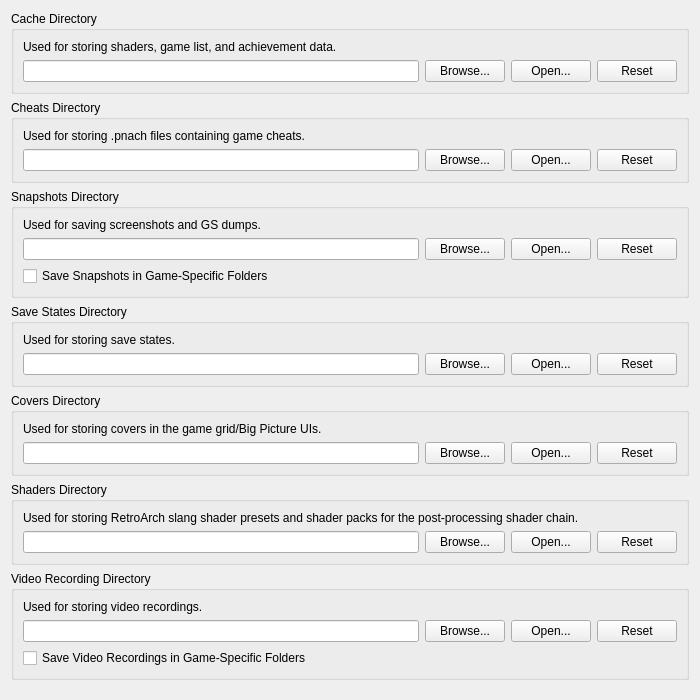
<?xml version="1.0" encoding="UTF-8"?>
<ui version="4.0">
 <class>FolderSettingsWidget</class>
 <widget class="QWidget" name="FolderSettingsWidget">
  <property name="geometry">
   <rect>
    <x>0</x>
    <y>0</y>
    <width>700</width>
    <height>700</height>
   </rect>
  </property>
  <layout class="QVBoxLayout" name="verticalLayout">
   <item>
    <widget class="QGroupBox" name="cacheGroup">
     <property name="title">
      <string>Cache Directory</string>
     </property>
     <layout class="QGridLayout" name="gridLayout_3">
      <item row="1" column="0">
       <widget class="QLineEdit" name="cache"/>
      </item>
      <item row="1" column="1">
       <widget class="QPushButton" name="cacheBrowse">
        <property name="text">
         <string>Browse...</string>
        </property>
       </widget>
      </item>
      <item row="1" column="2">
       <widget class="QPushButton" name="cacheOpen">
        <property name="text">
         <string>Open...</string>
        </property>
       </widget>
      </item>
      <item row="1" column="3">
       <widget class="QPushButton" name="cacheReset">
        <property name="text">
         <string>Reset</string>
        </property>
       </widget>
      </item>
      <item row="0" column="0" colspan="4">
       <widget class="QLabel" name="cacheLabel">
        <property name="text">
         <string>Used for storing shaders, game list, and achievement data.</string>
        </property>
        <property name="textInteractionFlags">
         <set>Qt::TextInteractionFlag::TextBrowserInteraction</set>
        </property>
        <property name="buddy">
         <cstring>cache</cstring>
        </property>
       </widget>
      </item>
     </layout>
    </widget>
   </item>
   <item>
    <widget class="QGroupBox" name="cheatsGroup">
     <property name="title">
      <string>Cheats Directory</string>
     </property>
     <layout class="QGridLayout" name="gridLayout_5">
      <item row="1" column="0">
       <widget class="QLineEdit" name="cheats"/>
      </item>
      <item row="1" column="1">
       <widget class="QPushButton" name="cheatsBrowse">
        <property name="text">
         <string>Browse...</string>
        </property>
       </widget>
      </item>
      <item row="1" column="2">
       <widget class="QPushButton" name="cheatsOpen">
        <property name="text">
         <string>Open...</string>
        </property>
       </widget>
      </item>
      <item row="1" column="3">
       <widget class="QPushButton" name="cheatsReset">
        <property name="text">
         <string>Reset</string>
        </property>
       </widget>
      </item>
      <item row="0" column="0" colspan="4">
       <widget class="QLabel" name="cheatsLabel">
        <property name="text">
         <string>Used for storing .pnach files containing game cheats.</string>
        </property>
        <property name="textInteractionFlags">
         <set>Qt::TextInteractionFlag::TextBrowserInteraction</set>
        </property>
        <property name="buddy">
         <cstring>cheats</cstring>
        </property>
       </widget>
      </item>
     </layout>
    </widget>
   </item>
   <item>
    <widget class="QGroupBox" name="snapshotsGroup">
     <property name="title">
      <string>Snapshots Directory</string>
     </property>
     <layout class="QGridLayout" name="gridLayout">
      <item row="1" column="0">
       <widget class="QLineEdit" name="snapshots"/>
      </item>
      <item row="1" column="1">
       <widget class="QPushButton" name="snapshotsBrowse">
        <property name="text">
         <string>Browse...</string>
        </property>
       </widget>
      </item>
      <item row="1" column="2">
       <widget class="QPushButton" name="snapshotsOpen">
        <property name="text">
         <string>Open...</string>
        </property>
       </widget>
      </item>
      <item row="1" column="3">
       <widget class="QPushButton" name="snapshotsReset">
        <property name="text">
         <string>Reset</string>
        </property>
       </widget>
      </item>
      <item row="0" column="0" colspan="4">
       <widget class="QLabel" name="snaphotsLabel">
        <property name="text">
         <string>Used for saving screenshots and GS dumps.</string>
        </property>
        <property name="textInteractionFlags">
         <set>Qt::TextInteractionFlag::TextBrowserInteraction</set>
        </property>
        <property name="buddy">
         <cstring>snapshots</cstring>
        </property>
       </widget>
      </item>
      <item row="2" column="0" colspan="4">
       <widget class="QCheckBox" name="organizeSnapshotsByGame">
        <property name="text">
         <string>Save Snapshots in Game-Specific Folders</string>
        </property>
       </widget>
      </item>
     </layout>
    </widget>
   </item>
   <item>
    <widget class="QGroupBox" name="saveStatesGroup">
     <property name="title">
      <string>Save States Directory</string>
     </property>
     <layout class="QGridLayout" name="gridLayout_2">
      <item row="0" column="0" colspan="4">
       <widget class="QLabel" name="saveStatesLabel">
        <property name="text">
         <string>Used for storing save states.</string>
        </property>
        <property name="textInteractionFlags">
         <set>Qt::TextInteractionFlag::TextBrowserInteraction</set>
        </property>
        <property name="buddy">
         <cstring>saveStates</cstring>
        </property>
       </widget>
      </item>
      <item row="1" column="1">
       <widget class="QPushButton" name="saveStatesBrowse">
        <property name="text">
         <string>Browse...</string>
        </property>
       </widget>
      </item>
      <item row="1" column="3">
       <widget class="QPushButton" name="saveStatesReset">
        <property name="text">
         <string>Reset</string>
        </property>
       </widget>
      </item>
      <item row="1" column="0">
       <widget class="QLineEdit" name="saveStates"/>
      </item>
      <item row="1" column="2">
       <widget class="QPushButton" name="saveStatesOpen">
        <property name="text">
         <string>Open...</string>
        </property>
       </widget>
      </item>
     </layout>
    </widget>
   </item>
   <item>
    <widget class="QGroupBox" name="coversGroup">
     <property name="title">
      <string>Covers Directory</string>
     </property>
     <layout class="QGridLayout" name="gridLayout_4">
      <item row="1" column="0">
       <widget class="QLineEdit" name="covers"/>
      </item>
      <item row="1" column="1">
       <widget class="QPushButton" name="coversBrowse">
        <property name="text">
         <string>Browse...</string>
        </property>
       </widget>
      </item>
      <item row="1" column="2">
       <widget class="QPushButton" name="coversOpen">
        <property name="text">
         <string>Open...</string>
        </property>
       </widget>
      </item>
      <item row="1" column="3">
       <widget class="QPushButton" name="coversReset">
        <property name="text">
         <string>Reset</string>
        </property>
       </widget>
      </item>
      <item row="0" column="0" colspan="4">
       <widget class="QLabel" name="coversLabel">
        <property name="text">
         <string>Used for storing covers in the game grid/Big Picture UIs.</string>
        </property>
        <property name="textInteractionFlags">
         <set>Qt::TextInteractionFlag::TextBrowserInteraction</set>
        </property>
        <property name="buddy">
         <cstring>covers</cstring>
        </property>
       </widget>
      </item>
     </layout>
    </widget>
   </item>
   <item>
    <widget class="QGroupBox" name="shadersGroup">
     <property name="title">
      <string>Shaders Directory</string>
     </property>
     <layout class="QGridLayout" name="gridLayout_shaders">
      <item row="1" column="0">
       <widget class="QLineEdit" name="shaders"/>
      </item>
      <item row="1" column="1">
       <widget class="QPushButton" name="shadersBrowse">
        <property name="text">
         <string>Browse...</string>
        </property>
       </widget>
      </item>
      <item row="1" column="2">
       <widget class="QPushButton" name="shadersOpen">
        <property name="text">
         <string>Open...</string>
        </property>
       </widget>
      </item>
      <item row="1" column="3">
       <widget class="QPushButton" name="shadersReset">
        <property name="text">
         <string>Reset</string>
        </property>
       </widget>
      </item>
      <item row="0" column="0" colspan="4">
       <widget class="QLabel" name="shadersLabel">
        <property name="text">
         <string>Used for storing RetroArch slang shader presets and shader packs for the post-processing shader chain.</string>
        </property>
        <property name="textInteractionFlags">
         <set>Qt::TextInteractionFlag::TextBrowserInteraction</set>
        </property>
        <property name="buddy">
         <cstring>shaders</cstring>
        </property>
       </widget>
      </item>
     </layout>
    </widget>
   </item>
   <item>
    <widget class="QGroupBox" name="videoDumpDirectory">
     <property name="title">
      <string>Video Recording Directory</string>
     </property>
     <layout class="QGridLayout" name="gridLayout_7">
      <item row="3" column="2">
       <widget class="QPushButton" name="videoDumpingDirectoryOpen">
        <property name="text">
         <string>Open...</string>
        </property>
       </widget>
      </item>
      <item row="3" column="0">
       <widget class="QLineEdit" name="videoDumpingDirectory"/>
      </item>
      <item row="3" column="1">
       <widget class="QPushButton" name="videoDumpingDirectoryBrowse">
        <property name="text">
         <string>Browse...</string>
        </property>
       </widget>
      </item>
      <item row="0" column="0">
       <widget class="QLabel" name="videoDumpLabel">
        <property name="text">
         <string>Used for storing video recordings.</string>
        </property>
        <property name="textInteractionFlags">
         <set>Qt::TextInteractionFlag::TextBrowserInteraction</set>
        </property>
        <property name="buddy">
         <cstring>videoDumpingDirectory</cstring>
        </property>
       </widget>
      </item>
      <item row="3" column="3">
       <widget class="QPushButton" name="videoDumpingDirectoryReset">
        <property name="text">
         <string>Reset</string>
        </property>
       </widget>
      </item>
      <item row="4" column="0">
       <widget class="QCheckBox" name="organizeVideoDumpByGame">
        <property name="text">
         <string>Save Video Recordings in Game-Specific Folders</string>
        </property>
       </widget>
      </item>
     </layout>
    </widget>
   </item>
   <item>
    <spacer name="verticalSpacer">
     <property name="orientation">
      <enum>Qt::Orientation::Vertical</enum>
     </property>
     <property name="sizeHint" stdset="0">
      <size>
       <width>20</width>
       <height>0</height>
      </size>
     </property>
    </spacer>
   </item>
  </layout>
 </widget>
 <tabstops>
  <tabstop>cache</tabstop>
  <tabstop>cacheBrowse</tabstop>
  <tabstop>cacheOpen</tabstop>
  <tabstop>cacheReset</tabstop>
  <tabstop>cheats</tabstop>
  <tabstop>cheatsBrowse</tabstop>
  <tabstop>cheatsOpen</tabstop>
  <tabstop>cheatsReset</tabstop>
  <tabstop>snapshots</tabstop>
  <tabstop>snapshotsBrowse</tabstop>
  <tabstop>snapshotsOpen</tabstop>
  <tabstop>snapshotsReset</tabstop>
  <tabstop>organizeSnapshotsByGame</tabstop>
  <tabstop>saveStates</tabstop>
  <tabstop>saveStatesBrowse</tabstop>
  <tabstop>saveStatesOpen</tabstop>
  <tabstop>saveStatesReset</tabstop>
  <tabstop>covers</tabstop>
  <tabstop>coversBrowse</tabstop>
  <tabstop>coversOpen</tabstop>
  <tabstop>coversReset</tabstop>
  <tabstop>videoDumpingDirectory</tabstop>
  <tabstop>videoDumpingDirectoryBrowse</tabstop>
  <tabstop>videoDumpingDirectoryOpen</tabstop>
  <tabstop>videoDumpingDirectoryReset</tabstop>
 </tabstops>
 <resources>
  <include location="../resources/resources.qrc"/>
 </resources>
 <connections/>
</ui>
